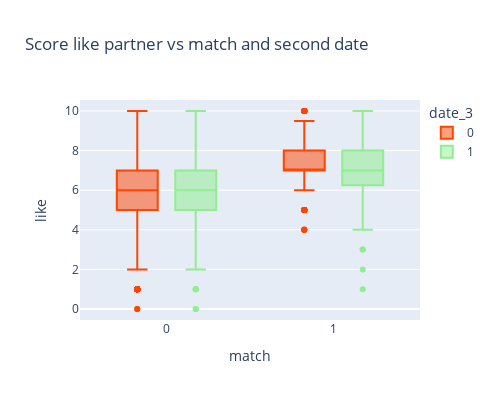

The notebook cell saved with this chart:
### Code cell
#Score like partner vs match & second date:

data_second_date['date_3'].replace({'No':0,'Yes':1}, inplace=True)
data_second_date['match'].replace({'No':0,'Yes':1}, inplace=True)
fig = px.box(data_second_date, x="match", y='like', color="date_3", title='Score like partner vs match and second date', width=500, height=400, color_discrete_sequence=["orangered", "lightgreen"])
fig.show()

### Figure 1 — Plotly figure (JSON) as saved in the notebook; plotly's stock layout.template omitted (floating-point values rounded to 4 significant figures; data arrays with more than 128 entries replaced by an {"elided": "..."} marker saying what was removed)
{"data": [{"alignmentgroup": "True", "hovertemplate": "date_3=0<br>match=%{x}<br>like=%{y}<extra></extra>", "legendgroup": "0", "marker": {"color": "orangered"}, "name": "0", "notched": false, "offsetgroup": "0", "orientation": "v", "showlegend": true, "type": "box", "x": {"elided": "2476 int values"}, "x0": " ", "xaxis": "x", "y": {"elided": "2476 float values"}, "y0": " ", "yaxis": "y"}, {"alignmentgroup": "True", "hovertemplate": "date_3=1<br>match=%{x}<br>like=%{y}<extra></extra>", "legendgroup": "1", "marker": {"color": "lightgreen"}, "name": "1", "notched": false, "offsetgroup": "1", "orientation": "v", "showlegend": true, "type": "box", "x": {"elided": "1498 int values"}, "x0": " ", "xaxis": "x", "y": {"elided": "1498 float values"}, "y0": " ", "yaxis": "y"}], "layout": {"boxmode": "group", "height": 400, "legend": {"title": {"text": "date_3"}, "tracegroupgap": 0}, "title": {"text": "Score like partner vs match and second date"}, "width": 500, "xaxis": {"anchor": "y", "domain": [0, 1], "title": {"text": "match"}}, "yaxis": {"anchor": "x", "domain": [0, 1], "title": {"text": "like"}}}}
